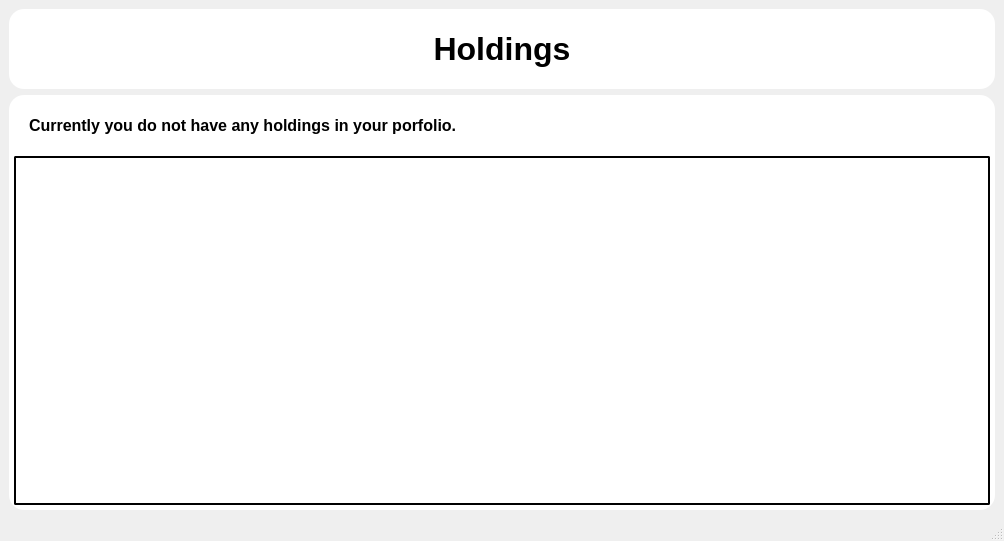
<?xml version="1.0" encoding="UTF-8"?>
<ui version="4.0">
 <class>holdings</class>
 <widget class="QMainWindow" name="holdings">
  <property name="geometry">
   <rect>
    <x>0</x>
    <y>0</y>
    <width>1004</width>
    <height>541</height>
   </rect>
  </property>
  <property name="windowTitle">
   <string>MainWindow</string>
  </property>
  <widget class="QWidget" name="centralwidget">
   <layout class="QVBoxLayout" name="verticalLayout">
    <item>
     <widget class="QLabel" name="lblHeading">
      <property name="minimumSize">
       <size>
        <width>0</width>
        <height>80</height>
       </size>
      </property>
      <property name="maximumSize">
       <size>
        <width>16777215</width>
        <height>80</height>
       </size>
      </property>
      <property name="font">
       <font>
        <pointsize>24</pointsize>
        <bold>true</bold>
        <kerning>false</kerning>
       </font>
      </property>
      <property name="styleSheet">
       <string notr="true">QLabel{
	color: rgb(0, 0, 0);
	border-radius : 15px;
	background-color: white;
}</string>
      </property>
      <property name="text">
       <string>Holdings</string>
      </property>
      <property name="alignment">
       <set>Qt::AlignCenter</set>
      </property>
      <property name="margin">
       <number>0</number>
      </property>
     </widget>
    </item>
    <item>
     <widget class="QFrame" name="frame_4">
      <property name="styleSheet">
       <string notr="true">QFrame{
	color: rgb(0, 0, 0);
	border-radius : 15px;
	background-color:  white;
}</string>
      </property>
      <property name="frameShape">
       <enum>QFrame::StyledPanel</enum>
      </property>
      <property name="frameShadow">
       <enum>QFrame::Raised</enum>
      </property>
      <layout class="QFormLayout" name="formLayout">
       <property name="leftMargin">
        <number>5</number>
       </property>
       <property name="topMargin">
        <number>5</number>
       </property>
       <property name="rightMargin">
        <number>5</number>
       </property>
       <property name="bottomMargin">
        <number>5</number>
       </property>
       <item row="0" column="0" colspan="2">
        <widget class="QLabel" name="lblNoHoldingsMsg">
         <property name="minimumSize">
          <size>
           <width>0</width>
           <height>50</height>
          </size>
         </property>
         <property name="maximumSize">
          <size>
           <width>16777215</width>
           <height>50</height>
          </size>
         </property>
         <property name="font">
          <font>
           <pointsize>12</pointsize>
           <bold>true</bold>
          </font>
         </property>
         <property name="styleSheet">
          <string notr="true">color: rgb(0, 0, 0);</string>
         </property>
         <property name="text">
          <string>Currently you do not have any holdings in your porfolio.</string>
         </property>
         <property name="wordWrap">
          <bool>true</bool>
         </property>
         <property name="indent">
          <number>15</number>
         </property>
        </widget>
       </item>
       <item row="1" column="0" colspan="2">
        <widget class="QTableView" name="tvHoldings">
         <property name="font">
          <font>
           <pointsize>10</pointsize>
           <bold>true</bold>
          </font>
         </property>
         <property name="layoutDirection">
          <enum>Qt::LeftToRight</enum>
         </property>
         <property name="styleSheet">
          <string notr="true">QTableView{
	border-radius : 2px;
	border : 2px solid black;
}</string>
         </property>
         <property name="editTriggers">
          <set>QAbstractItemView::AnyKeyPressed|QAbstractItemView::DoubleClicked</set>
         </property>
         <property name="selectionBehavior">
          <enum>QAbstractItemView::SelectRows</enum>
         </property>
         <property name="sortingEnabled">
          <bool>true</bool>
         </property>
         <attribute name="verticalHeaderVisible">
          <bool>false</bool>
         </attribute>
        </widget>
       </item>
      </layout>
     </widget>
    </item>
   </layout>
  </widget>
  <widget class="QMenuBar" name="menubar">
   <property name="geometry">
    <rect>
     <x>0</x>
     <y>0</y>
     <width>1004</width>
     <height>25</height>
    </rect>
   </property>
  </widget>
  <widget class="QStatusBar" name="statusbar"/>
 </widget>
 <resources/>
 <connections/>
</ui>
